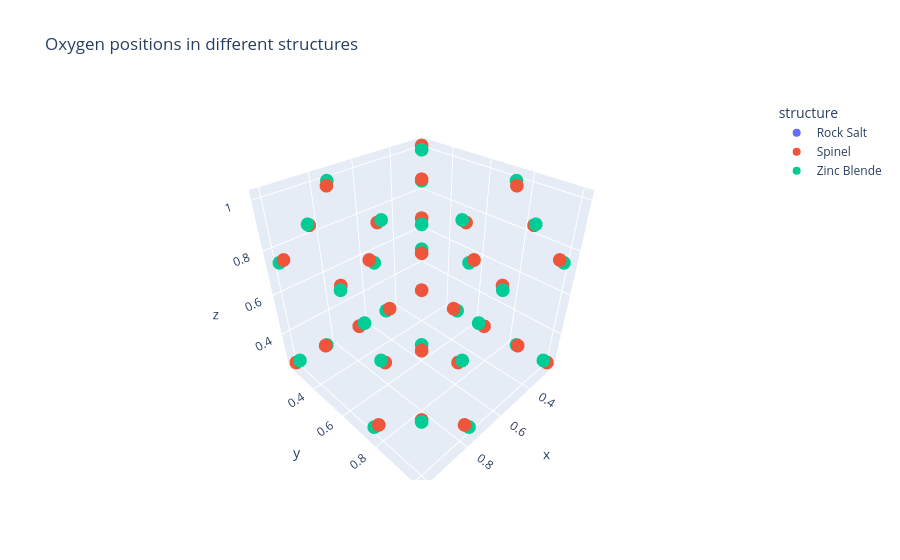

The notebook cell this image was saved under:
### Code cell
# Create a 3d scatter plot
fig = px.scatter_3d(O_df, x='x', y='y', z='z', color='structure', title='Oxygen positions in different structures')
fig.show()

### Figure 1 — Plotly figure (JSON) as saved in the notebook; plotly's stock layout.template omitted (floating-point values rounded to 4 significant figures)
{"data": [{"hovertemplate": "structure=Rock Salt<br>x=%{x}<br>y=%{y}<br>z=%{z}<extra></extra>", "legendgroup": "Rock Salt", "marker": {"color": "#636efa", "symbol": "circle"}, "mode": "markers", "name": "Rock Salt", "scene": "scene", "showlegend": true, "type": "scatter3d", "x": [0.5, 0.5, 0.25, 0.25, 0.5, 0.5, 0.25, 0.25, 0.5, 0.5, 0.25, 0.25, 0.5, 0.5, 0.25, 0.25, 1, 1, 0.75, 0.75, 1, 1, 0.75, 0.75, 1, 1, 0.75, 0.75, 1, 1, 0.75, 0.75], "y": [0.5, 0.25, 0.5, 0.25, 0.5, 0.25, 0.5, 0.25, 1, 0.75, 1, 0.75, 1, 0.75, 1, 0.75, 0.5, 0.25, 0.5, 0.25, 0.5, 0.25, 0.5, 0.25, 1, 0.75, 1, 0.75, 1, 0.75, 1, 0.75], "z": [0.5, 0.25, 0.25, 0.5, 1, 0.75, 0.75, 1, 0.5, 0.25, 0.25, 0.5, 1, 0.75, 0.75, 1, 0.5, 0.25, 0.25, 0.5, 1, 0.75, 0.75, 1, 0.5, 0.25, 0.25, 0.5, 1, 0.75, 0.75, 1]}, {"hovertemplate": "structure=Spinel<br>x=%{x}<br>y=%{y}<br>z=%{z}<extra></extra>", "legendgroup": "Spinel", "marker": {"color": "#EF553B", "symbol": "circle"}, "mode": "markers", "name": "Spinel", "scene": "scene", "showlegend": true, "type": "scatter3d", "x": [0.4876, 0.7624, 0.2624, 0.9876, 0.2376, 1.012, 0.7376, 0.5124, 0.7376, 0.2376, 0.5124, 0.2624, 0.7624, 0.9876, 0.4876, 0.7624, 0.2624, 0.2376, 1.012, 0.7376, 0.7376, 0.2376, 0.2624, 0.7624, 0.9876, 0.4876, 0.5124, 1.012, 1.012, 0.4876, 0.9876, 0.5124], "y": [0.4876, 0.2624, 0.9876, 0.7624, 0.7376, 1.012, 0.5124, 0.2376, 0.2376, 0.5124, 0.7376, 0.7624, 0.9876, 0.2624, 0.9876, 0.7624, 0.4876, 0.2376, 0.5124, 1.012, 0.7376, 1.012, 0.2624, 0.4876, 0.4876, 0.7624, 1.012, 0.2376, 0.7376, 0.2624, 0.9876, 0.5124], "z": [0.4876, 0.9876, 0.7624, 0.2624, 0.5124, 1.012, 0.2376, 0.7376, 0.5124, 0.7376, 0.2376, 0.9876, 0.2624, 0.7624, 0.9876, 0.4876, 0.2624, 1.012, 0.5124, 0.7376, 1.012, 0.2376, 0.4876, 0.7624, 0.9876, 0.7624, 0.5124, 0.2376, 0.7376, 0.2624, 0.4876, 1.012]}, {"hovertemplate": "structure=Zinc Blende<br>x=%{x}<br>y=%{y}<br>z=%{z}<extra></extra>", "legendgroup": "Zinc Blende", "marker": {"color": "#00cc96", "symbol": "circle"}, "mode": "markers", "name": "Zinc Blende", "scene": "scene", "showlegend": true, "type": "scatter3d", "x": [1, 0.75, 0.75, 1, 1, 0.75, 0.75, 1, 1, 0.75, 0.75, 1, 1, 0.75, 0.75, 1, 0.5, 0.25, 0.25, 0.5, 0.5, 0.25, 0.25, 0.5, 0.5, 0.25, 0.25, 0.5, 0.5, 0.25, 0.25, 0.5], "y": [1, 0.75, 1, 0.75, 1, 0.75, 1, 0.75, 0.5, 0.25, 0.5, 0.25, 0.5, 0.25, 0.5, 0.25, 1, 0.75, 1, 0.75, 1, 0.75, 1, 0.75, 0.5, 0.25, 0.5, 0.25, 0.5, 0.25, 0.5, 0.25], "z": [1, 1, 0.75, 0.75, 0.5, 0.5, 0.25, 0.25, 1, 1, 0.75, 0.75, 0.5, 0.5, 0.25, 0.25, 1, 1, 0.75, 0.75, 0.5, 0.5, 0.25, 0.25, 1, 1, 0.75, 0.75, 0.5, 0.5, 0.25, 0.25]}], "layout": {"legend": {"title": {"text": "structure"}, "tracegroupgap": 0}, "scene": {"domain": {"x": [0, 1], "y": [0, 1]}, "xaxis": {"title": {"text": "x"}}, "yaxis": {"title": {"text": "y"}}, "zaxis": {"title": {"text": "z"}}}, "title": {"text": "Oxygen positions in different structures"}}}
